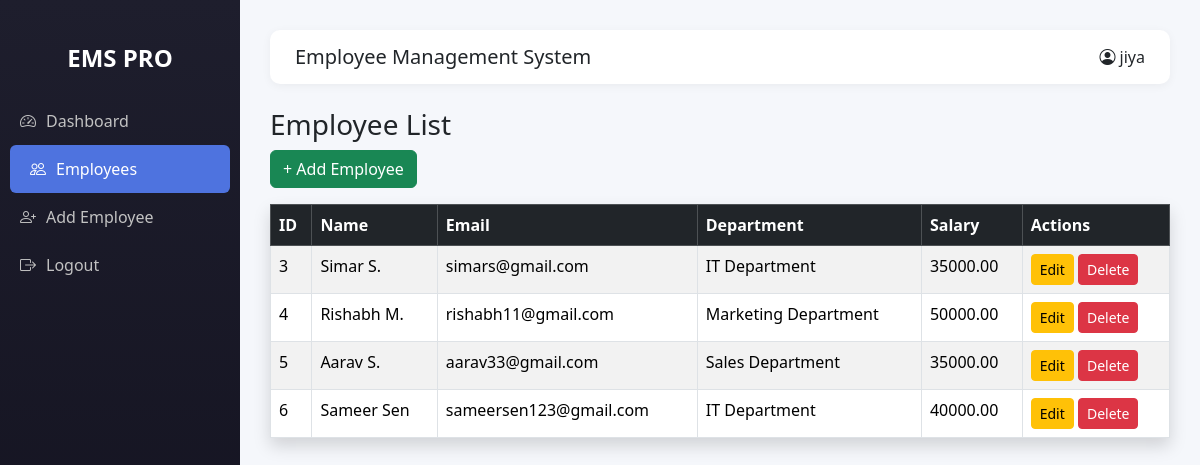
Screenshot of /employees/ (signed in) with the database file from the repository.
### employee/models.py (models this page shows, shortened)
class Employee(models.Model):
    name = models.CharField(max_length=100)
    email = models.EmailField()
    salary = models.DecimalField(max_digits=10, decimal_places=2)
    department = models.CharField(max_length=100)
    created_at = models.DateTimeField(auto_now_add=True)

### employee/views.py (the view)
# urls.py: path('employees/', views.index, name='index'),
@login_required
def index(request):
    query = request.GET.get('q')
    if query:
        employees = Employee.objects.filter(name__icontains=query)
    else:
        employees = Employee.objects.all()
    total_employees = employees.count()
    total_salary = employees.aggregate(Sum('salary'))['salary__sum'] or 0
    context = {
        'employees': employees,
        'total_employees': total_employees,
        'total_salary': total_salary,
        'query': query
    }
    return render(request, 'employee/index.html', context)

### employee/templates/employee/index.html
{% extends 'employee/base.html' %}
{% block content %}
<h3>Employee List</h3>
<a href="{% url 'add_employee' %}" class="btn btn-success mb-3">
    + Add Employee
</a>
<table class="table table-bordered table-striped shadow">
    <thead class="table-dark">
        <tr>
            <th>ID</th>
            <th>Name</th>
            <th>Email</th>
            <th>Department</th>
            <th>Salary</th>
            <th>Actions</th>
        </tr>
    </thead>
    <tbody>
        {% for emp in employees %}
        <tr>
            <td>{{ emp.id }}</td>
            <td>{{ emp.name }}</td>
            <td>{{ emp.email }}</td>
            <td>{{ emp.department }}</td>
            <td>{{ emp.salary }}</td>
            <td>
                <a href="{% url 'update_employee' emp.id %}"
                   class="btn btn-warning btn-sm">
                   Edit
                </a>
                <a href="{% url 'delete_employee' emp.id %}"
                   class="btn btn-danger btn-sm">
                   Delete
                </a>
            </td>
        </tr>
        {% endfor %}
    </tbody>
</table>
{% endblock %}

### employee/templates/employee/base.html (shortened to what this page needs)
<!DOCTYPE html>
<html lang="en">
<head>
    <link href="https://cdn.jsdelivr.net/npm/bootstrap@5.3.2/dist/css/bootstrap.min.css" rel="stylesheet">
    <link href="https://cdn.jsdelivr.net/npm/bootstrap-icons@1.11.1/font/bootstrap-icons.css" rel="stylesheet">
</head>
<body>
    <div class="sidebar">
        <br>
        <h4 class="text-center mb-4">EMS PRO</h4>
        <a href="{% url 'dashboard' %}"
            class="{% if request.resolver_match.url_name == 'dashboard' %}active{% endif %}">
            <i class="bi bi-speedometer2"></i> Dashboard
        </a>
        <a href="{% url 'index' %}" class="{% if request.resolver_match.url_name == 'index' %}active{% endif %}">
            <i class="bi bi-people"></i> Employees
        </a>
        <a href="{% url 'add_employee' %}"
            class="{% if request.resolver_match.url_name == 'add_employee' %}active{% endif %}">
            <i class="bi bi-person-plus"></i> Add Employee
        </a>
        <a href="{% url 'logout' %}" class="{% if request.resolver_match.url_name == 'logout' %}active{% endif %}">
            <i class="bi bi-box-arrow-right"></i> Logout
        </a>
    </div>
    <div class="content">
        <div class="topbar mb-4">
            <h5 class="mb-0">Employee Management System</h5>
            <div>
                <i class="bi bi-person-circle"></i> {{ request.user.username }}
            </div>
        </div>
        {% block content %}
        {% endblock %}
    </div>
</body>
</html>

### employee/templates/employee/base.html (style rules this page uses)
body { background-color: #f5f7fb; font-family: 'Segoe UI', sans-serif; }
.sidebar { height: 100vh; width: 240px; position: fixed; background: linear-gradient(180deg, #1e1e2d, #11101d); color: white; padding-top: 20px; }
.sidebar h4 { font-weight: 600; }
.sidebar a { display: flex; align-items: center; gap: 10px; padding: 12px 20px; color: #c2c2c2; text-decoration: none; transition: 0.3s; }
.sidebar a.active { background: #4e73df; color: white; border-radius: 6px; margin: 0 10px; }
.content { margin-left: 240px; padding: 30px; }
.topbar { background: white; padding: 15px 25px; border-radius: 10px; box-shadow: 0 2px 10px rgba(0, 0, 0, 0.05); display: flex; justify-content: space-between; align-items: center; }

### rows the page displays
Employee: id "3", name "Simar S.", email "simars@gmail.com", department "IT Department", salary "35000.00"
Employee: id "4", name "Rishabh M.", email "rishabh11@gmail.com", department "Marketing Department", salary "50000.00"
Employee: id "5", name "Aarav S.", email "aarav33@gmail.com", department "Sales Department", salary "35000.00"
Employee: id "6", name "Sameer Sen", email "sameersen123@gmail.com", department "IT Department", salary "40000.00"

### other values shown
{{ request.user.username }} "jiya"
